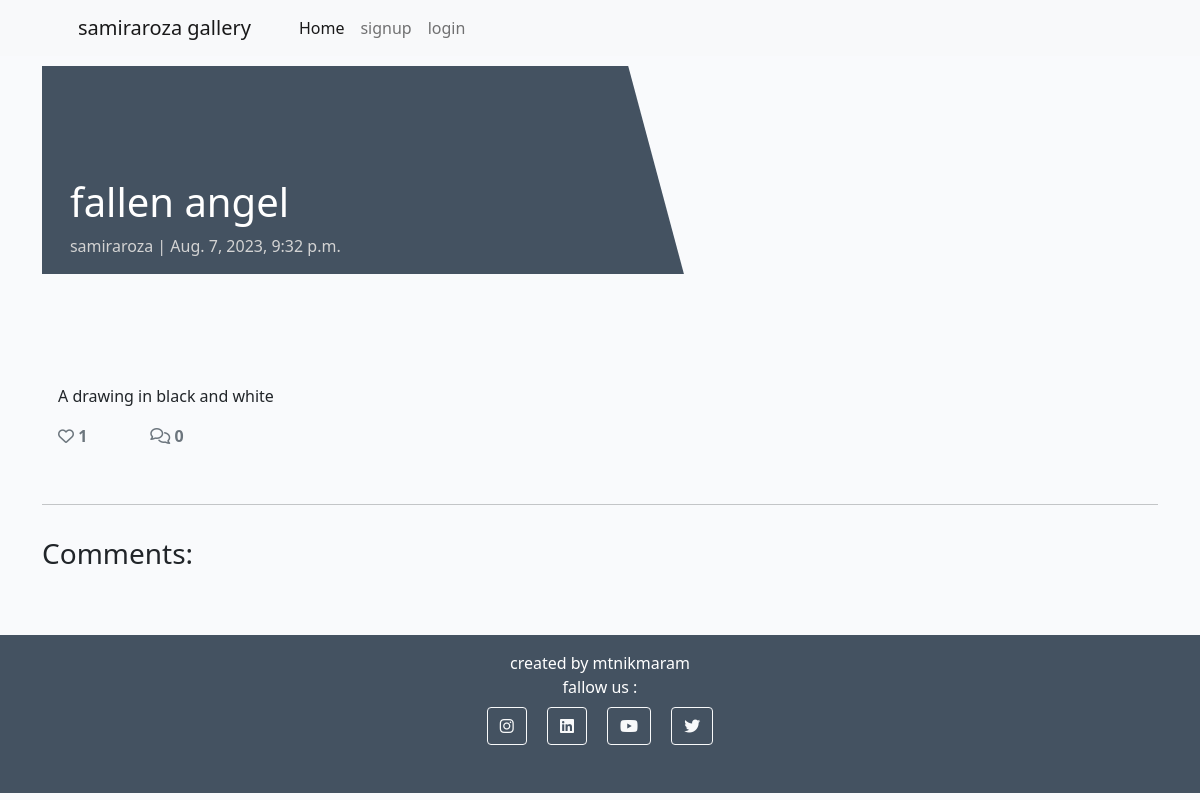
Page /fallen-angel/ on the earlier database version.
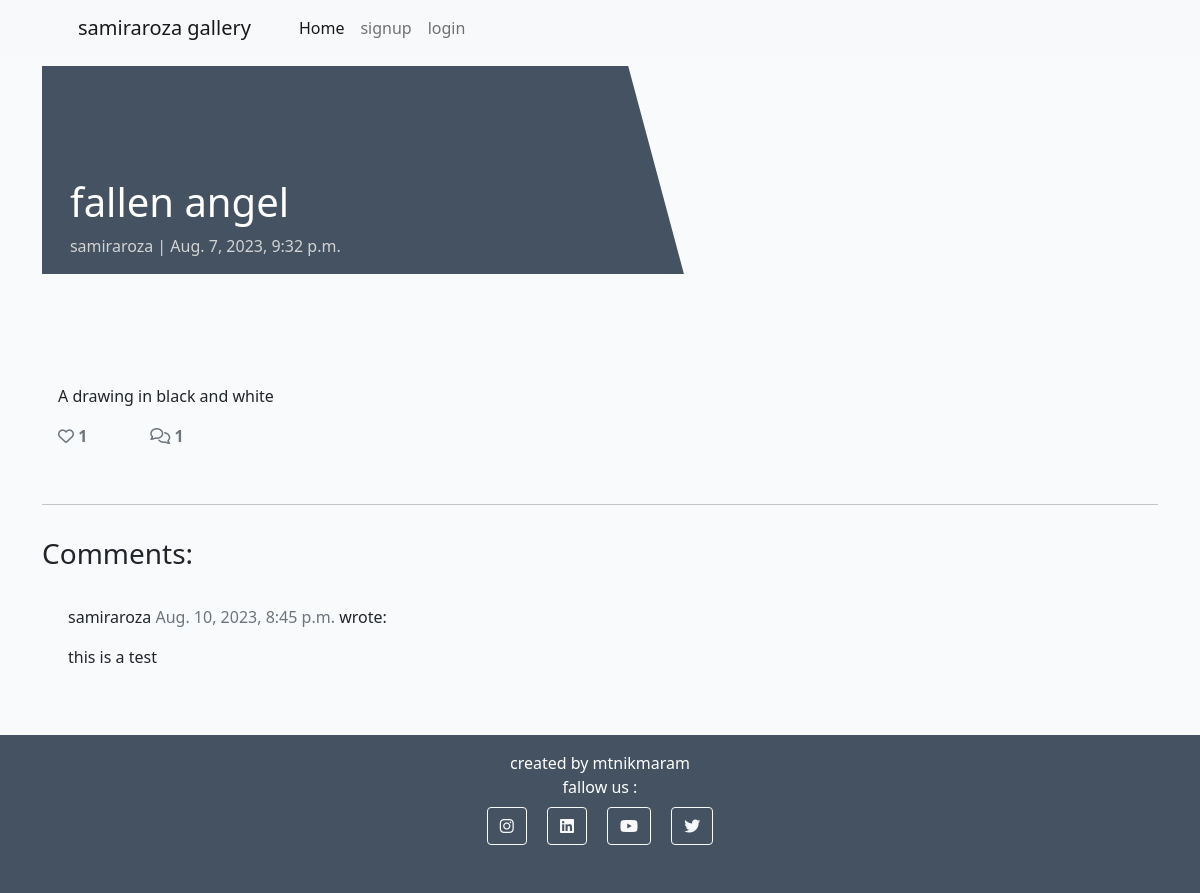
Same page on the later database version.
### store/models.py (models this page shows, shortened)
class Comment(models.Model):
    post = models.ForeignKey(Post, on_delete=models.CASCADE, related_name="comments")
    name = models.CharField(max_length=80)
    email = models.EmailField()
    body = models.TextField()
    created_on = models.DateTimeField(auto_now_add=True)
    approved = models.BooleanField(default=False)
    class Meta:
        ordering = ["created_on"]

### store/views.py (the view, shortened to what this page needs)
# urls.py: path('<slug:slug>/', views.PostDetail.as_view(), name='post_detail'),
class PostDetail(View):
    def get(self, request, slug, *args, **kwargs):
        queryset = Post.objects.filter(status=1)
        post = get_object_or_404(queryset, slug=slug)
        comments = post.comments.filter(approved=True).order_by("-created_on")
        liked = False
        if post.likes.filter(id=self.request.user.id).exists():
            liked = True
        return render(
            request,
            "post_detail.html",
            {
                "post": post,
                "comments": comments,
                "commented": False,
                "liked": liked,
                "comment_form": CommentForm()
            },
        )

### store/models.py (called while the page is built)
    def number_of_likes(self):
        return self.likes.count()

### templates/post_detail.html (shortened to what this page needs)
{% extends 'base.html' %} {% block content %}
{% load crispy_forms_tags %}
<div class="masthead">
    <div class="container">
        <div class="row g-0">
            <div class="col-md-6 masthead-text">
                <h1 class="post-title">{{ post.title }}</h1>
                <p class="post-subtitle">{{ post.author }} | {{ post.created_on }}</p>
            </div>
            <div class="d-none d-md-block col-md-6 masthead-image">
            </div>
        </div>
    </div>
</div>
<div class="container">
    <div class="row">
        <div class="col card mb-4  mt-3 left  top">
            <div class="card-body">
                <p class="card-text ">
                    {{ post.content | safe }}
                </p>
                <div class="row">
                    <div class="col-1">
                        <strong>
                            {% if user.is_authenticated %}
                            <form class="d-inline" action="{% url 'post_like' post.slug %}" method="POST">
                                {% csrf_token %}
                                {% if liked %}
                                <button type="submit" name="blogpost_id" value="{{post.slug}}" class="btn-like"><i class="fas fa-heart"></i></button>
                                {% else %}
                                <button type="submit" name="blogpost_id" value="{{post.slug}}" class="btn-like"><i class="far fa-heart"></i></button>
                                {% endif %}
                            </form>
                            {% else %}
                            <span class="text-secondary"><i class="far fa-heart"></i></span>
                            {% endif %}
                        <span class="text-secondary">{{ post.number_of_likes }} </span>
                        </strong>
                    </div>
                    <div class="col-1">
                        {% with comments.count as total_comments %}
                        <strong class="text-secondary"><i class="far fa-comments"></i>
                            {{ total_comments }}</strong>
                        {% endwith %}
                    </div>
                </div>
            </div>
        </div>
    </div>
    <div class="row">
        <div class="col">
            <hr>
        </div>
    </div>
    <div class="row">
        <div class="col-md-8 card mb-4  mt-3 ">
            <h3>Comments:</h3>
            <div class="card-body">
                {% for comment in comments %}
                <div class="comments" style="padding: 10px;">
                    <p class="font-weight-bold">
                        {{ comment.name }}
                        <span class=" text-muted font-weight-normal">
                            {{ comment.created_on }}
                        </span> wrote:
                    </p>
                    {{ comment.body | linebreaks }}
                </div>
                {% endfor %}
            </div>
        </div>
        <div class="col-md-4 card mb-4  mt-3 ">
            <div class="card-body">
            </div>
        </div>
    </div>
</div>
{% endblock content %}

Differences in the rows shown:
added Comment: name "samiraroza", created_on "Aug. 10, 2023, 8:45 p.m.", body "this is a test"
Other differences:
{{ total_comments }}: "0" → "1"
